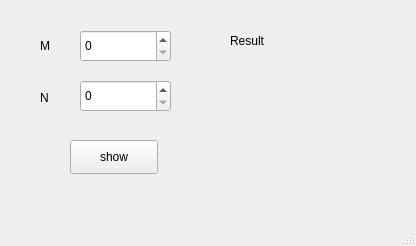
<?xml version="1.0" encoding="UTF-8"?>
<ui version="4.0">
 <class>MainWindow</class>
 <widget class="QMainWindow" name="MainWindow">
  <property name="geometry">
   <rect>
    <x>0</x>
    <y>0</y>
    <width>416</width>
    <height>246</height>
   </rect>
  </property>
  <property name="windowTitle">
   <string>MainWindow</string>
  </property>
  <widget class="QWidget" name="centralwidget">
   <widget class="QLabel" name="label">
    <property name="geometry">
     <rect>
      <x>40</x>
      <y>30</y>
      <width>31</width>
      <height>31</height>
     </rect>
    </property>
    <property name="text">
     <string>M</string>
    </property>
   </widget>
   <widget class="QLabel" name="label_2">
    <property name="geometry">
     <rect>
      <x>40</x>
      <y>87</y>
      <width>31</width>
      <height>21</height>
     </rect>
    </property>
    <property name="text">
     <string>N</string>
    </property>
   </widget>
   <widget class="QPushButton" name="pushButton">
    <property name="geometry">
     <rect>
      <x>70</x>
      <y>140</y>
      <width>88</width>
      <height>34</height>
     </rect>
    </property>
    <property name="text">
     <string>show</string>
    </property>
   </widget>
   <widget class="QLabel" name="label_3">
    <property name="geometry">
     <rect>
      <x>230</x>
      <y>30</y>
      <width>81</width>
      <height>21</height>
     </rect>
    </property>
    <property name="text">
     <string>Result</string>
    </property>
   </widget>
   <widget class="QLabel" name="label_4">
    <property name="geometry">
     <rect>
      <x>220</x>
      <y>80</y>
      <width>91</width>
      <height>21</height>
     </rect>
    </property>
    <property name="text">
     <string/>
    </property>
   </widget>
   <widget class="QSpinBox" name="spinBox">
    <property name="geometry">
     <rect>
      <x>80</x>
      <y>30</y>
      <width>91</width>
      <height>32</height>
     </rect>
    </property>
    <property name="maximum">
     <number>3</number>
    </property>
   </widget>
   <widget class="QSpinBox" name="spinBox_2">
    <property name="geometry">
     <rect>
      <x>80</x>
      <y>80</y>
      <width>91</width>
      <height>32</height>
     </rect>
    </property>
   </widget>
  </widget>
  <widget class="QMenuBar" name="menubar">
   <property name="geometry">
    <rect>
     <x>0</x>
     <y>0</y>
     <width>416</width>
     <height>30</height>
    </rect>
   </property>
  </widget>
  <widget class="QStatusBar" name="statusbar"/>
 </widget>
 <resources/>
 <connections/>
</ui>
